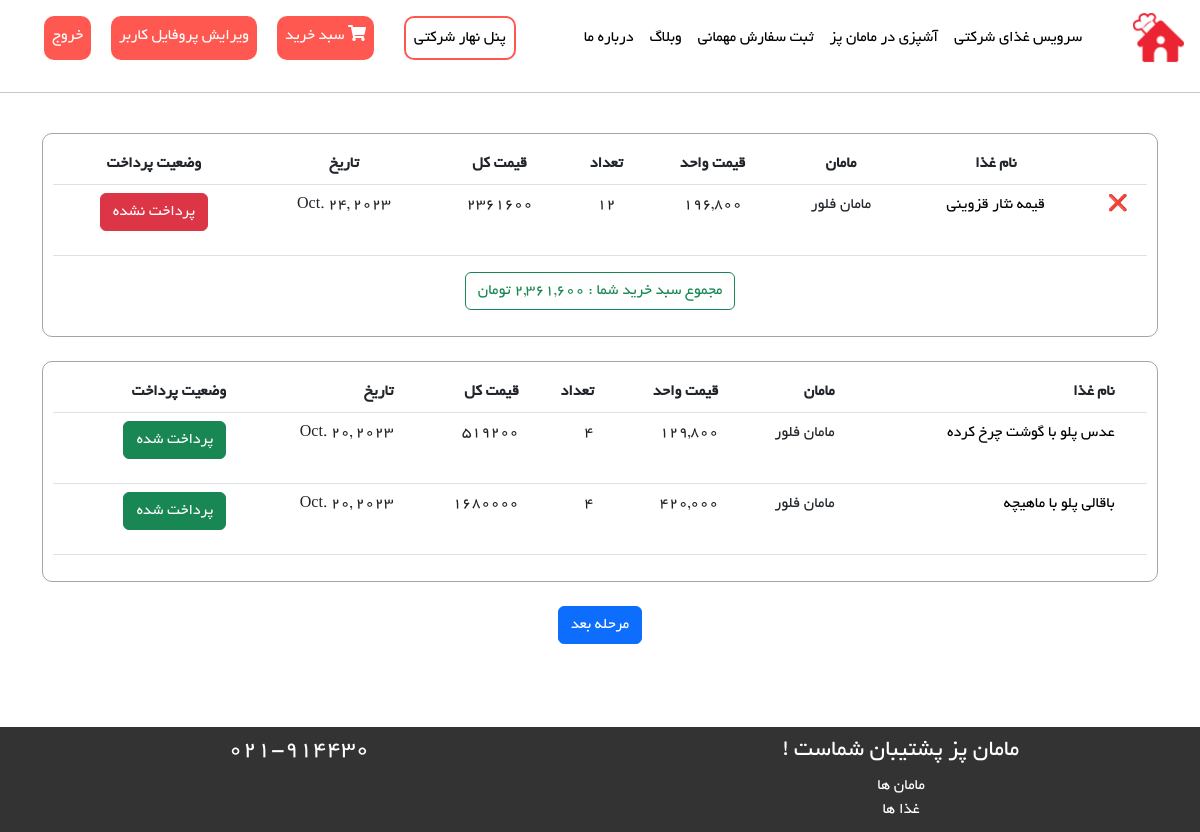
Page /order/show-cart (signed in) on the earlier database version.
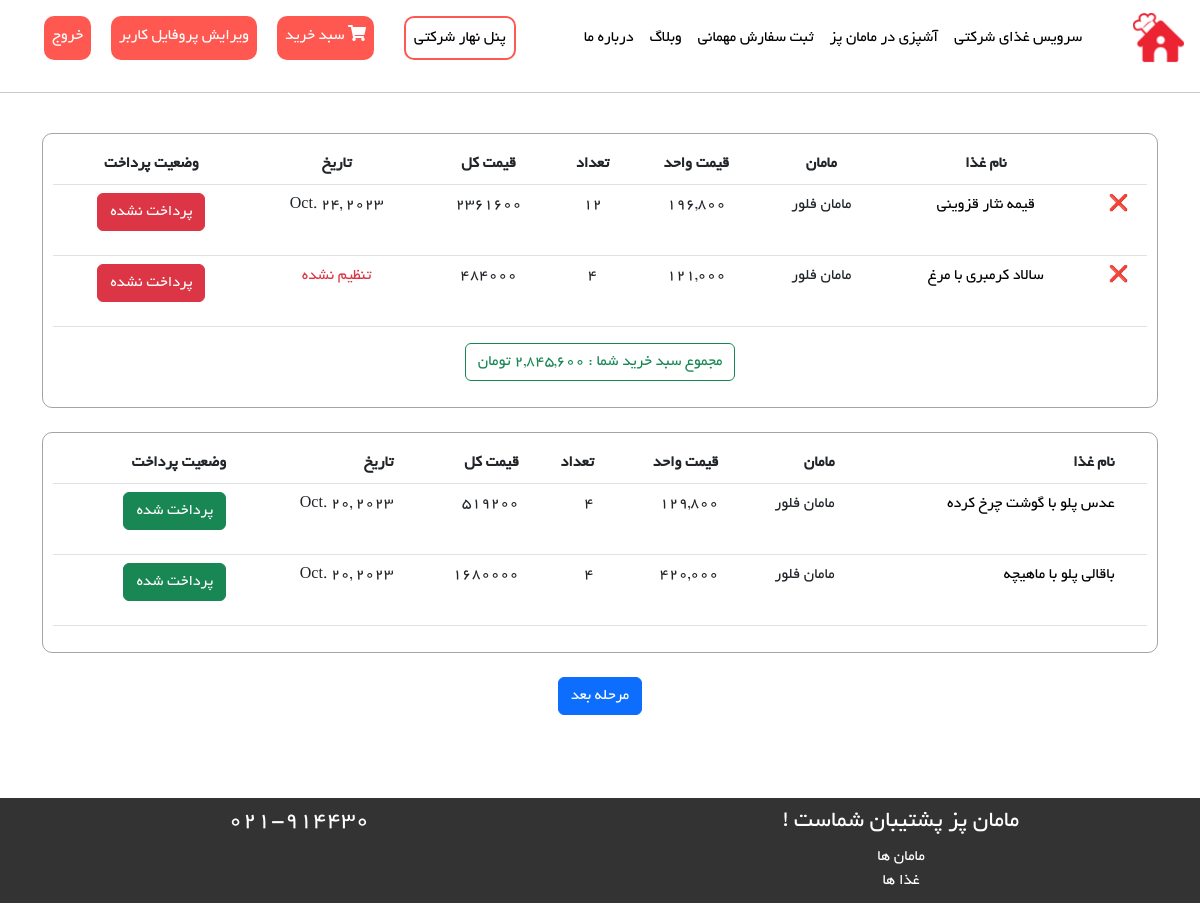
Same page on the later database version.
### Order/models.py (models this page shows, shortened)
class OrderDetail(models.Model):
    order = models.ForeignKey(Order, on_delete=models.CASCADE)
    food = models.ForeignKey(FoodsModel, on_delete=models.CASCADE)
    final_price = models.IntegerField(null=True, blank=True)
    count = models.IntegerField()
    date = models.DateField(blank=True, null=True)
    is_paid = models.BooleanField(default=False)

### Food/models.py (models this page shows, shortened)
class FoodsModel(models.Model):
    mom = models.ForeignKey(MomsModel, on_delete=models.CASCADE)
    food_name = models.CharField(max_length=100)
    food_price = models.IntegerField()
    food_recipe = models.CharField(max_length=500)
    food_order = models.IntegerField(editable=False, default=0)
    food_photo = models.ImageField(upload_to='foods_picture')
    is_active = models.BooleanField(default=True)
    class Meta:
        db_table = 'Foods'
        verbose_name = 'Food'
        verbose_name_plural = 'Foods'

### Moms/models.py (models this page shows, shortened)
class MomsModel(models.Model):
    user = models.ForeignKey(User, on_delete=models.CASCADE)
    profile_photo = models.ImageField(upload_to='moms_profiles', blank=True, null=True)
    home_number = models.CharField(max_length=20, blank=True, null=True)
    state = models.ForeignKey(State, on_delete=models.CASCADE, blank=True, null=True)
    city = models.ForeignKey(City, on_delete=models.CASCADE, blank=True, null=True)
    wallet = models.IntegerField(default=0)
    class Meta:
        db_table = 'Moms'
        verbose_name = 'Mom'
        verbose_name_plural = 'Moms'

### BaseApp/models.py (models this page shows, shortened)
class User(AbstractUser):
    phone_number = models.CharField(max_length=20, null=True, blank=True)
    email_active_code = models.CharField(max_length=100, null=True, blank=True)
    address = models.TextField(null=True, blank=True)
    is_mom = models.BooleanField(default=False)
    is_company = models.BooleanField(default=False)
    is_employee = models.BooleanField(default=False)
    class Meta:
        db_table = 'User'

### Order/views.py (the view)
# urls.py: path('show-cart', views.ShowCart, name='Show-Cart'),
def ShowCart(request: HttpRequest):
    order_id = Order.objects.filter(user_id=request.user.id, is_paid=False).first()
    no_paid_order_details = OrderDetail.objects.filter(order_id=order_id, is_paid=False)
    paid_order_details = OrderDetail.objects.filter(order_id=order_id, is_paid=True)
    is_blank = True
    if not no_paid_order_details and not paid_order_details:
        is_blank = False
    sumCart = 0
    for i in no_paid_order_details:
        if not i.is_paid:
            item = i.count * i.food.food_price
            sumCart += item
    context = {
        'no_paid_order_details': no_paid_order_details,
        'paid_order_details': paid_order_details,
        'sumCart': sumCart,
        'is_blank': is_blank,
    }
    return render(request, 'Order/showCart.html', context)

### Order/templates/Order/showCart.html
{% extends 'base/layout.html' %}
{% load static %}
{% load humanize %}
{% block HeaderLinks %}
    <link rel="stylesheet" href="{% static 'css/Order/showCart-style.css' %}">
{% endblock %}
{% block main %}
    {% if is_blank %}
        {% if no_paid_order_details %}
            <div class="main-box text-center">
                <div class="table-responsive">
                    <table class="table">
                        <thead>
                        <tr>
                            <th></th>
                            <th>نام غذا</th>
                            <th>مامان</th>
                            <th>قیمت واحد</th>
                            <th>تعداد</th>
                            <th>قیمت کل</th>
                            <th>تاریخ</th>
                            <th>وضعیت پرداخت</th>
                        </tr>
                        </thead>
                        {% for order in no_paid_order_details %}
                            <tbody>
                            <tr>
                                {% if order.is_paid %}
                                    <td></td>
                                {% else %}
                                    <td>
                                        <a class="remove-icon" href="{% url 'removePerOrder' orderDetailId=order.id %}">
                                            ❌
                                        </a>
                                    </td>
                                {% endif %}
                                <td>
                                    <a href="{% url 'FoodDetails' food_id=order.food.id %}">{{ order.food.food_name }}</a>
                                </td>
                                <td>مامان {{ order.food.mom.user.first_name }}</td>
                                <td>{{ order.food.food_price|intcomma }}</td>
                                <td>
                                    {{ order.count }}
                                </td>
                                <td>{% widthratio order.food.food_price 1 order.count %}</td>
                                {% if order.date %}
                                    <td>{{ order.date }}</td>
                                {% else %}
                                    <td class="text-danger">تنظیم نشده</td>
                                {% endif %}
                                <td>
                                    <p class="btn btn-danger">پرداخت نشده</p>
                                </td>
                            </tr>
                            </tbody>
                        {% endfor %}
                    </table>
                </div>
                <p class="btn btn-outline-success">مجموع سبد خرید شما : {{ sumCart|intcomma }} تومان</p>
            </div>
        {% endif %}
        <br/>
        {% if paid_order_details %}
            <div class="main-box">
                <div class="table-responsive">
                    <table class="table">
                        <thead>
                        <tr>
                            <th></th>
                            <th>نام غذا</th>
                            <th>مامان</th>
                            <th>قیمت واحد</th>
                            <th>تعداد</th>
                            <th>قیمت کل</th>
                            <th>تاریخ</th>
                            <th>وضعیت پرداخت</th>
                        </tr>
                        </thead>
                        {% for order in paid_order_details %}
                            <tbody>
                            <tr>
                                <td></td>
                                <td>
                                    <a href="{% url 'FoodDetails' food_id=order.food.id %}">{{ order.food.food_name }}</a>
                                </td>
                                <td>مامان {{ order.food.mom.user.first_name }}</td>
                                <td>{{ order.final_price|intcomma }}</td>
                                <td>{{ order.count }}</td>
                                <td>{% widthratio order.final_price 1 order.count %}</td>
                                <td>{{ order.date }}</td>
                                <td>
                                    <p class="btn btn-success">پرداخت شده</p>
                                </td>
                            </tr>
                            </tbody>
                        {% endfor %}
                    </table>
                </div>
            </div>
        {% endif %}
        <br/>
        {% if no_paid_order_details %}
            <div class="text-center">
                <a href="{% url 'order-info' %}">
                    <p class="btn btn-primary">مرحله بعد</p>
                </a>
            </div>
        {% endif %}
    {% else %}
        <h1 class="text-center "> سبد خرید شما خالی است </h1>
    {% endif %}
{% endblock %}

### templates/base/layout.html (shortened to what this page needs)
{% load static %}
<!DOCTYPE html>
<html>
<head>
    <link rel="stylesheet" href="{% static 'css/base/bootstrap.css' %}"/>
    <link rel="stylesheet" href="{% static 'css/base/layout-style.css' %}"/>
    <link rel="stylesheet" href="https://cdn.jsdelivr.net/npm/bootstrap-icons@1.3.0/font/bootstrap-icons.css">
    <link rel="stylesheet" href="https://cdnjs.cloudflare.com/ajax/libs/font-awesome/5.15.1/css/all.min.css">
    {% block HeaderLinks %}{% endblock %}
</head>
</head>
<body>
<header>
    <div class="container-fluid">
        <nav class="navbar navbar-expand-lg">
            <a class="navbar-brand" href="/"><img src="{% static 'image/icons/site-logo.png' %}" alt="لوگو"></a>
            <div class="collapse navbar-collapse" id="navbarNav">
                <ul class="navbar-nav ml-auto">
                    <li class="nav-item">
                        <a class="nav-link" href="{% url 'CompanyRegister' %}">سرویس غذای شرکتی</a>
                    </li>
                    <li class="nav-item">
                        <a class="nav-link" href="{% url 'MomsRegisterView' %}">آشپزی در مامان پز</a>
                    </li>
                    <li class="nav-item">
                        <a class="nav-link" href="#">ثبت سفارش مهمانی</a>
                    </li>
                    <li class="nav-item">
                        <a class="nav-link" href="#">وبلاگ</a>
                    </li>
                    <li class="nav-item">
                        <a class="nav-link" href="#">درباره ما</a>
                    </li>
                </ul>
                <ul id="left-but" class="navbar-nav">
                    <li class="nav-item co-butt">
                        <a class="nav-link co-butt-a" href="#">پنل نهار شرکتی</a>
                    </li>
                    {% if request.user.is_authenticated %}
                        <li class="nav-item log-butt">
                            <a id="log-bt" class="nav-link" href="{% url 'Show-Cart' %}">
                                <i class="fas fa-shopping-cart"></i> سبد خرید
                            </a>
                        </li>
                        {% if  request.user.is_mom %}
                            <li class="nav-item log-butt">
                                <a id="log-bt" class="nav-link" href="{% url 'UpdateMomProfile' %}">ویرایش پروفایل
                                    مامان</a>
                            </li>
                        {% else %}
                            <li class="nav-item log-butt">
                                <a id="log-bt" class="nav-link" href="{% url 'UpdateUserProfile' %}">ویرایش پروفایل
                                    کاربر</a>
                            </li>
                        {% endif %}
                        <li class="nav-item log-butt">
                            <a id="log-bt" class="nav-link" href="{% url 'logout' %}">خروج</a>
                        </li>
                    {% endif %}
                </ul>
            </div>
        </nav>
        <hr/>
    </div>
</header>
<br>
<div class="container">
    {% block main %}{% endblock %}
</div>
<br>
<br>
<br>
<div id="footer" class="footer fixed-bottom text-center">
    <div class="row">
        <div class="col-md-6">
            <h4 id="postiban">مامان پز پشتیبان شماست !</h4>
            <a href="{% url 'momsList' %}">مامان ها</a>
            <br>
            <a href="{% url 'FoodListView' %}">غذا ها</a>
        </div>
        <div class="col-md-6">
            <h4>021-914430</h4>
        </div>
    </div>
</div>
</body>
</html>

### static/css/base/layout-style.css (style rules this page uses)
body { font-family: 'Yekan'; direction: rtl; }
.container-fluid { padding: 0; }
body { direction: rtl; }
a { text-decoration: none; color: black; }
header { background-color: #ffffff; font-size: 1rem; font-family: 'Yekan'; }
.navbar-brand img { max-height: 50px; }
.navbar-nav .nav-link { color: #000000; }
.log-butt { background-color: #ff5851; border-radius: 10px; color: white; margin: 0 10px 0 10px; }
.co-butt-a { color: #ff5851; }
.co-butt { border: 2px solid #ff5851; border-radius: 10px; margin: 0 20px 0 20px; color: #ff5851; }
#log-bt { color: white; }
body { margin-bottom: 100px; }
.fixed-bottom { background-color: black; opacity: 80%; padding: 10px; }
.fixed-bottom h4 { color: white; }
.fixed-bottom a { color: white; text-decoration: none; }

### static/css/Order/showCart-style.css (style rules this page uses)
.main-box { border: 1px solid rgba(152, 152, 152, 0.88); border-radius: 10px; padding: 10px; }
.remove-icon { text-decoration: none; }

Differences in the rows shown:
added OrderDetail: food.food_name "سالاد کرمبری با مرغ", food.mom.user.first_name "فلور", food.food_price "121,000", count "4", food+count "484000", shows "تنظیم نشده"
Other differences:
{{ sumCart|intcomma }}: "2,361,600" → "2,845,600"
